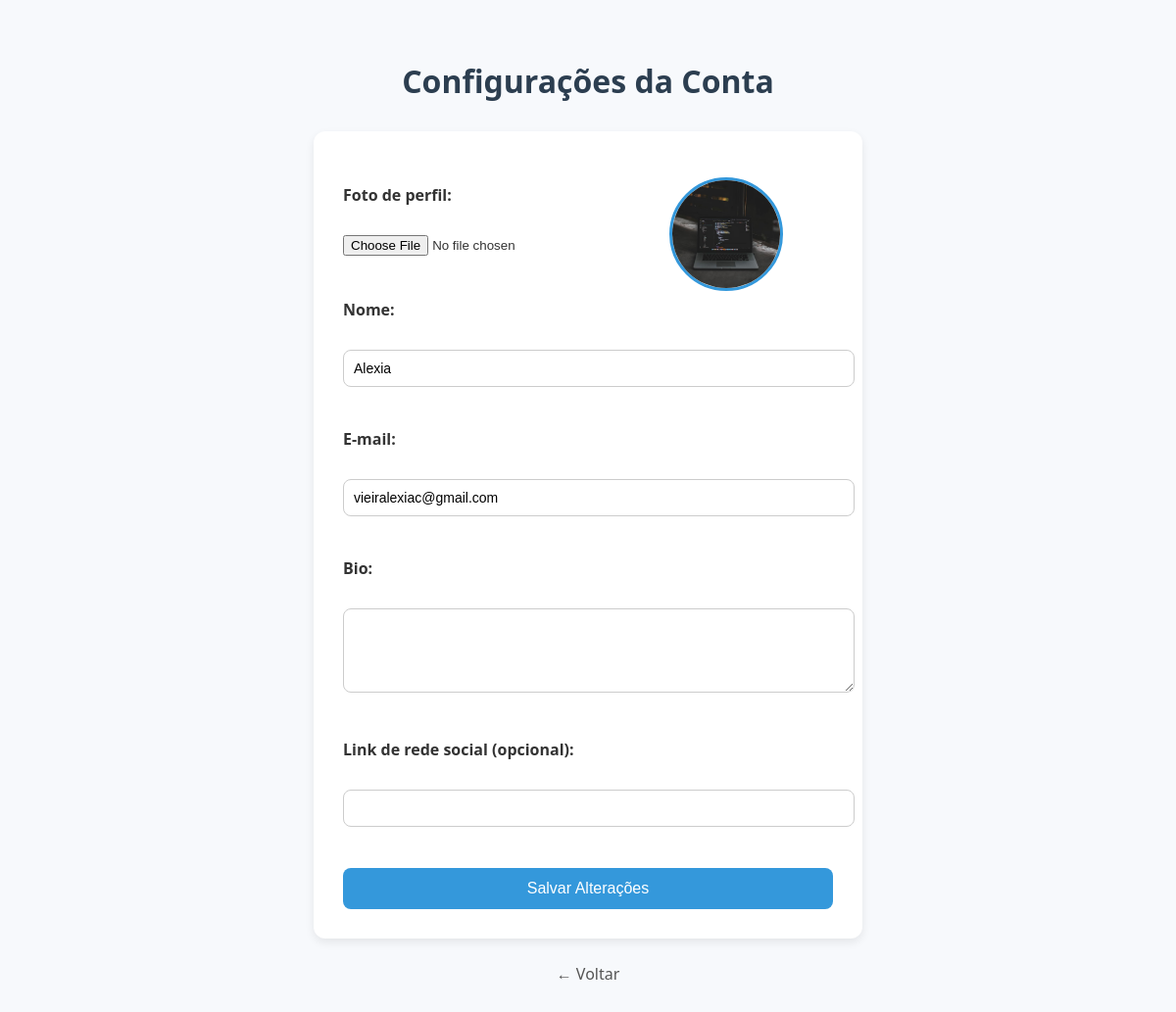
Screenshot of /configuracoes (signed in) with the database file from the repository.
### models.py (models this page shows, shortened)
class Usuario(UserMixin, db.Model):
    __tablename__ = 'usuario'
    id = db.Column(db.Integer, primary_key=True)
    nome = db.Column(db.String(100), nullable=False)
    email = db.Column(db.String(150), unique=True, nullable=False)
    senha = db.Column(db.String(200), nullable=False)
    grupo_id = db.Column(db.Integer, db.ForeignKey('grupo.id'), nullable=False)
    avatar = db.Column(db.String(200), nullable=True)
    bio = db.Column(db.Text, nullable=True)
    rede_social = db.Column(db.String(255), nullable=True)
    seguindo_conexoes = db.relationship(
        'Conexao',
        foreign_keys=[Conexao.seguidor_id],
        back_populates='seguidor',
        lazy='dynamic'
    )
    seguidores_conexoes = db.relationship(
        'Conexao',
        foreign_keys=[Conexao.seguido_id],
        back_populates='seguido',
        lazy='dynamic'
    )

### app.py (the view, shortened to what this page needs)
@app.route('/configuracoes', methods=["GET", "POST"])
@login_required
def configuracoes():
    return render_template("configuracoes.html")

### app.py (called while the page is built)
@login_manager.user_loader
def load_user(user_id):
    return Usuario.query.get(int(user_id))

### templates/configuracoes.html (shortened to what this page needs)
<!DOCTYPE html>
<html lang="pt-BR">
<head>
    <link rel="stylesheet" href="{{ url_for('static', filename='css/configuracoes.css') }}">
</head>
<body>
    <h1>Configurações da Conta</h1>
    <form method="POST" enctype="multipart/form-data">
      <div class="upload-container">
        <div class="upload-info">
          <label for="avatar_file">Foto de perfil:</label><br>
          <input type="file" name="avatar_file" accept="image/*">
        </div>
        {% if current_user.avatar %}
          <div class="avatar-preview">
            <img src="{{ url_for('static', filename='uploads/' + current_user.avatar) }}" alt="Avatar" width="100">
          </div>
        {% endif %}
      </div>
        <label for="nome">Nome:</label><br>
        <input type="text" name="nome" id="nome" value="{{ current_user.nome }}" required><br><br>
        <label for="email">E-mail:</label><br>
        <input type="email" name="email" id="email" value="{{ current_user.email }}" required><br><br>
        <label for="bio">Bio:</label><br>
        <textarea name="bio" id="bio" rows="4" cols="50">{{ current_user.bio or '' }}</textarea><br><br>
        <label for="rede_social">Link de rede social (opcional):</label><br>
        <input type="text" name="rede_social" id="rede_social" value="{{ current_user.rede_social or '' }}"><br><br>
        <button type="submit">Salvar Alterações</button>
    </form>
    <a href="{{ url_for('index') }}">← Voltar</a>
</body>
</html>

### static/css/configuracoes.css (style rules this page uses)
body { font-family: 'Segoe UI', Tahoma, Geneva, Verdana, sans-serif; background-color: #f7f9fc; margin: 0; padding: 40px; color: #333; }
h1 { text-align: center; margin-bottom: 30px; color: #2c3e50; }
form { max-width: 500px; margin: 0 auto; background-color: white; padding: 30px; border-radius: 12px; box-shadow: 0 4px 10px rgba(0, 0, 0, 0.08); }
label { display: block; margin-bottom: 8px; font-weight: 600; }
input[type="text"], input[type="email"], textarea { width: 100%; padding: 10px; margin-bottom: 20px; border: 1px solid #ccc; border-radius: 8px; font-size: 14px; transition: border-color 0.3s ease; }
button { width: 100%; padding: 12px; background-color: #3498db; color: white; border: none; border-radius: 8px; font-size: 16px; cursor: pointer; transition: background-color 0.3s ease; }
.upload-container { display: flex; align-items: center; gap: 20px; margin-bottom: 20px; }
.upload-info { display: flex; flex-direction: column; font-weight: bold; }
.avatar-preview img { width: 110px; height: 110px; border-radius: 50%; border: 3px solid #3498db; object-fit: cover; position: relative; top: 17px; left: 60px; }
a { display: block; text-align: center; margin-top: 25px; text-decoration: none; color: #555; font-weight: 500; }

### rows the page displays
Usuario: avatar (picture), nome "Alexia", email "vieiralexiac@gmail.com"
